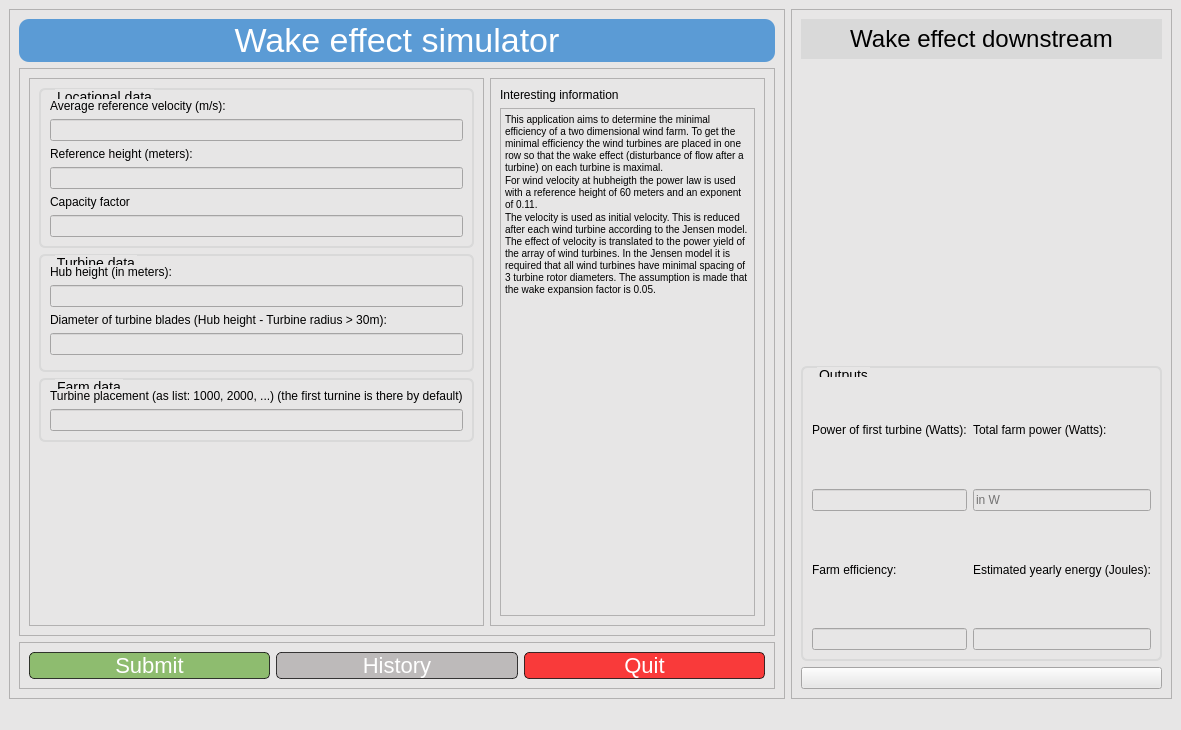
<?xml version="1.0" encoding="UTF-8"?>
<ui version="4.0">
 <class>MainWindow</class>
 <widget class="QMainWindow" name="MainWindow">
  <property name="geometry">
   <rect>
    <x>0</x>
    <y>0</y>
    <width>1181</width>
    <height>730</height>
   </rect>
  </property>
  <property name="windowTitle">
   <string>MainWindow</string>
  </property>
  <property name="styleSheet">
   <string notr="true">background-color: rgb(231, 230, 230);
border-color: rgb(0, 0, 0);</string>
  </property>
  <widget class="QWidget" name="centralwidget">
   <layout class="QHBoxLayout" name="horizontalLayout">
    <item>
     <widget class="QFrame" name="frame">
      <property name="styleSheet">
       <string notr="true">width: 50%;</string>
      </property>
      <property name="frameShape">
       <enum>QFrame::StyledPanel</enum>
      </property>
      <property name="frameShadow">
       <enum>QFrame::Raised</enum>
      </property>
      <layout class="QVBoxLayout" name="verticalLayout">
       <item>
        <widget class="QLabel" name="label">
         <property name="enabled">
          <bool>true</bool>
         </property>
         <property name="maximumSize">
          <size>
           <width>16777215</width>
           <height>60</height>
          </size>
         </property>
         <property name="font">
          <font>
           <family>Leelawadee UI</family>
           <pointsize>-1</pointsize>
           <weight>50</weight>
           <italic>false</italic>
           <bold>false</bold>
          </font>
         </property>
         <property name="cursor">
          <cursorShape>ArrowCursor</cursorShape>
         </property>
         <property name="styleSheet">
          <string notr="true">background-color: rgb(91, 155, 213);
color: rgb(255, 255, 255);
border-radius: 10px;
font: 34px;
padding: 2px;

</string>
         </property>
         <property name="text">
          <string>Wake effect simulator</string>
         </property>
         <property name="alignment">
          <set>Qt::AlignCenter</set>
         </property>
        </widget>
       </item>
       <item>
        <widget class="QFrame" name="frame_4">
         <property name="frameShape">
          <enum>QFrame::StyledPanel</enum>
         </property>
         <property name="frameShadow">
          <enum>QFrame::Raised</enum>
         </property>
         <layout class="QHBoxLayout" name="horizontalLayout_3">
          <item>
           <widget class="QFrame" name="frame_6">
            <property name="minimumSize">
             <size>
              <width>0</width>
              <height>0</height>
             </size>
            </property>
            <property name="maximumSize">
             <size>
              <width>16777215</width>
              <height>16777215</height>
             </size>
            </property>
            <property name="frameShape">
             <enum>QFrame::StyledPanel</enum>
            </property>
            <property name="frameShadow">
             <enum>QFrame::Raised</enum>
            </property>
            <layout class="QVBoxLayout" name="verticalLayout_2">
             <item>
              <widget class="QGroupBox" name="groupBox">
               <property name="styleSheet">
                <string notr="true">QGroupBox {
	border: 2px solid  rgb(217, 217, 217);
	border-radius: 6px;
	background: rgba(0, 0, 0, 0);
	margin: 0.5em;
	font: 14px Leelawadee UI;
}

QGroupBox::title {
	subcontrol-origin: margin;
	top: 1px;
    left: 16px;
	color: rgb(0, 0, 0);
}</string>
               </property>
               <property name="title">
                <string>Locational data</string>
               </property>
               <layout class="QVBoxLayout" name="verticalLayout_5">
                <item>
                 <widget class="QLabel" name="label_2">
                  <property name="maximumSize">
                   <size>
                    <width>16777215</width>
                    <height>20</height>
                   </size>
                  </property>
                  <property name="styleSheet">
                   <string notr="true">font: 12px Leelawadee UI;</string>
                  </property>
                  <property name="text">
                   <string>Average reference velocity (m/s):</string>
                  </property>
                 </widget>
                </item>
                <item>
                 <widget class="QLineEdit" name="v_ref"/>
                </item>
                <item>
                 <widget class="QLabel" name="label_7">
                  <property name="text">
                   <string>Reference height (meters):</string>
                  </property>
                 </widget>
                </item>
                <item>
                 <widget class="QLineEdit" name="h_ref"/>
                </item>
                <item>
                 <widget class="QLabel" name="label_13">
                  <property name="text">
                   <string>Capacity factor</string>
                  </property>
                 </widget>
                </item>
                <item>
                 <widget class="QLineEdit" name="C_f"/>
                </item>
               </layout>
              </widget>
             </item>
             <item>
              <widget class="QGroupBox" name="groupBox_2">
               <property name="styleSheet">
                <string notr="true">QGroupBox {
	border: 2px solid  rgb(217, 217, 217);
	border-radius: 6px;
	background: rgba(0, 0, 0, 0);
	margin: 0.5em;
	font: 14px Leelawadee UI;
}

QGroupBox::title {
	subcontrol-origin: margin;
	top: 1px;
    left: 16px;
	color: rgb(0, 0, 0);
}</string>
               </property>
               <property name="title">
                <string>Turbine data</string>
               </property>
               <layout class="QVBoxLayout" name="verticalLayout_6">
                <item>
                 <widget class="QLabel" name="label_4">
                  <property name="styleSheet">
                   <string notr="true">font: 12px Leelawadee UI;
</string>
                  </property>
                  <property name="text">
                   <string>Hub height (in meters):</string>
                  </property>
                 </widget>
                </item>
                <item>
                 <widget class="QLineEdit" name="hub_height"/>
                </item>
                <item>
                 <widget class="QLabel" name="label_6">
                  <property name="styleSheet">
                   <string notr="true">font: 12px Leelawadee UI;</string>
                  </property>
                  <property name="text">
                   <string>Diameter of turbine blades (Hub height - Turbine radius &gt; 30m):</string>
                  </property>
                 </widget>
                </item>
                <item>
                 <widget class="QLineEdit" name="diameter">
                  <property name="enabled">
                   <bool>true</bool>
                  </property>
                 </widget>
                </item>
                <item>
                 <widget class="QSlider" name="horizontalSlider">
                  <property name="orientation">
                   <enum>Qt::Horizontal</enum>
                  </property>
                 </widget>
                </item>
               </layout>
              </widget>
             </item>
             <item>
              <widget class="QGroupBox" name="groupBox_3">
               <property name="styleSheet">
                <string notr="true">QGroupBox {
	border: 2px solid  rgb(217, 217, 217);
	border-radius: 6px;
	background: rgba(0, 0, 0, 0);
	margin: 0.5em;
	font: 14px Leelawadee UI;
}

QGroupBox::title {
	subcontrol-origin: margin;
	top: 1px;
    left: 16px;
	color: rgb(0, 0, 0);
}</string>
               </property>
               <property name="title">
                <string>Farm data</string>
               </property>
               <layout class="QVBoxLayout" name="verticalLayout_7">
                <item>
                 <widget class="QLabel" name="label_8">
                  <property name="styleSheet">
                   <string notr="true">font: 12px Leelawadee UI;</string>
                  </property>
                  <property name="text">
                   <string>Turbine placement (as list: 1000, 2000, ...) (the first turnine is there by default)</string>
                  </property>
                 </widget>
                </item>
                <item>
                 <widget class="QLineEdit" name="turbine_placement"/>
                </item>
               </layout>
              </widget>
             </item>
             <item>
              <spacer name="verticalSpacer">
               <property name="orientation">
                <enum>Qt::Vertical</enum>
               </property>
               <property name="sizeHint" stdset="0">
                <size>
                 <width>20</width>
                 <height>40</height>
                </size>
               </property>
              </spacer>
             </item>
            </layout>
           </widget>
          </item>
          <item>
           <widget class="QFrame" name="frame_7">
            <property name="frameShape">
             <enum>QFrame::StyledPanel</enum>
            </property>
            <property name="frameShadow">
             <enum>QFrame::Raised</enum>
            </property>
            <layout class="QVBoxLayout" name="verticalLayout_4">
             <item>
              <widget class="QLabel" name="label_3">
               <property name="styleSheet">
                <string notr="true">font: 12px Leelawadee UI;</string>
               </property>
               <property name="text">
                <string>Interesting information</string>
               </property>
              </widget>
             </item>
             <item>
              <widget class="QTextBrowser" name="textBrowser">
               <property name="html">
                <string>&lt;!DOCTYPE HTML PUBLIC &quot;-//W3C//DTD HTML 4.0//EN&quot; &quot;http://www.w3.org/TR/REC-html40/strict.dtd&quot;&gt;
&lt;html&gt;&lt;head&gt;&lt;meta name=&quot;qrichtext&quot; content=&quot;1&quot; /&gt;&lt;style type=&quot;text/css&quot;&gt;
p, li { white-space: pre-wrap; }
&lt;/style&gt;&lt;/head&gt;&lt;body style=&quot; font-family:'MS Shell Dlg 2'; font-size:7.8pt; font-weight:400; font-style:normal;&quot;&gt;
&lt;p style=&quot; margin-top:0px; margin-bottom:0px; margin-left:0px; margin-right:0px; -qt-block-indent:0; text-indent:0px;&quot;&gt;This application aims to determine the minimal efficiency of a two dimensional wind farm. To get the minimal efficiency the wind turbines are placed in one row so that the wake effect (disturbance of flow after a turbine) on each turbine is maximal. &lt;/p&gt;
&lt;p style=&quot; margin-top:0px; margin-bottom:0px; margin-left:0px; margin-right:0px; -qt-block-indent:0; text-indent:0px;&quot;&gt;For wind velocity at hubheigth the power law is used with a reference height of 60 meters and an exponent of 0.11. &lt;/p&gt;
&lt;p style=&quot; margin-top:0px; margin-bottom:0px; margin-left:0px; margin-right:0px; -qt-block-indent:0; text-indent:0px;&quot;&gt;The velocity is used as initial velocity. This is reduced after each wind turbine according to the Jensen model. The effect of velocity is translated to the power yield of the array of wind turbines. In the Jensen model it is required that all wind turbines have minimal spacing of 3 turbine rotor diameters. The assumption is made that the wake expansion factor is 0.05.&lt;/p&gt;&lt;/body&gt;&lt;/html&gt;</string>
               </property>
              </widget>
             </item>
            </layout>
           </widget>
          </item>
         </layout>
        </widget>
       </item>
       <item>
        <widget class="QFrame" name="frame_3">
         <property name="maximumSize">
          <size>
           <width>16777215</width>
           <height>60</height>
          </size>
         </property>
         <property name="frameShape">
          <enum>QFrame::StyledPanel</enum>
         </property>
         <property name="frameShadow">
          <enum>QFrame::Raised</enum>
         </property>
         <layout class="QHBoxLayout" name="horizontalLayout_2">
          <item>
           <widget class="QPushButton" name="pushButton">
            <property name="font">
             <font>
              <family>Leelawadee UI</family>
              <pointsize>-1</pointsize>
              <weight>50</weight>
              <italic>false</italic>
              <bold>false</bold>
             </font>
            </property>
            <property name="cursor">
             <cursorShape>PointingHandCursor</cursorShape>
            </property>
            <property name="styleSheet">
             <string notr="true">QPushButton{
font: 22px;
border-radius: 5px;
background-color: rgb(112, 173, 71, 0.75);
color: rgba(255, 255, 255);
border-style: outset;
border-color: rgba(0, 0, 0, 0.75);
border-width: 1px;
}
QPushButton:pressed {
border-style: inset;
background-color: rgba(112, 173, 71,1);
}
QPushButton:hover {
border-style: inset;
background-color:  rgba(112, 173, 71, 0.5);
}</string>
            </property>
            <property name="text">
             <string>Submit</string>
            </property>
           </widget>
          </item>
          <item>
           <widget class="QPushButton" name="pushButton_2">
            <property name="font">
             <font>
              <family>Leelawadee UI</family>
              <pointsize>-1</pointsize>
              <weight>50</weight>
              <italic>false</italic>
              <bold>false</bold>
             </font>
            </property>
            <property name="cursor">
             <cursorShape>PointingHandCursor</cursorShape>
            </property>
            <property name="styleSheet">
             <string notr="true">QPushButton{
font: 22px;
border-radius: 5px;
background-color: rgba(175, 171, 171, 0.75);
color: rgb(255, 255, 255);
border-style: outset;
border-color: rgba(0, 0, 0, 0.75);
border-width: 1px;
}
QPushButton:pressed {
border-style: inset;
background-color:  rgba(175, 171, 171, 1);
}
QPushButton:hover {
border-style: inset;
background-color:  rgba(175, 171, 171, 0.5);
}</string>
            </property>
            <property name="text">
             <string>History</string>
            </property>
           </widget>
          </item>
          <item>
           <widget class="QPushButton" name="pushButton_3">
            <property name="font">
             <font>
              <family>Leelawadee UI</family>
              <pointsize>-1</pointsize>
              <weight>50</weight>
              <italic>false</italic>
              <bold>false</bold>
             </font>
            </property>
            <property name="cursor">
             <cursorShape>PointingHandCursor</cursorShape>
            </property>
            <property name="styleSheet">
             <string notr="true">QPushButton{
font: 22px;
border-radius: 5px;
background-color: rgba(255, 0, 0, 0.75);
color: rgb(255, 255, 255);
border-style: outset;
border-color: rgba(0, 0, 0, 0.75);
border-width: 1px;
}
QPushButton:pressed {
border-style: inset;
background-color:  rgba(255, 0, 0, 0.1);
}
QPushButton:hover {
border-style: inset;
background-color:  rgba(255, 0, 0, 0.5);
}</string>
            </property>
            <property name="text">
             <string>Quit</string>
            </property>
           </widget>
          </item>
         </layout>
        </widget>
       </item>
      </layout>
     </widget>
    </item>
    <item>
     <widget class="QFrame" name="frame_2">
      <property name="minimumSize">
       <size>
        <width>0</width>
        <height>0</height>
       </size>
      </property>
      <property name="styleSheet">
       <string notr="true">width: 50%;</string>
      </property>
      <property name="frameShape">
       <enum>QFrame::StyledPanel</enum>
      </property>
      <property name="frameShadow">
       <enum>QFrame::Raised</enum>
      </property>
      <layout class="QVBoxLayout" name="verticalLayout_3">
       <item>
        <widget class="QLabel" name="label_5">
         <property name="maximumSize">
          <size>
           <width>16777215</width>
           <height>40</height>
          </size>
         </property>
         <property name="font">
          <font>
           <family>Leelawadee UI</family>
           <pointsize>-1</pointsize>
           <weight>50</weight>
           <italic>false</italic>
           <bold>false</bold>
          </font>
         </property>
         <property name="styleSheet">
          <string notr="true">color: rgb(0, 0, 0);
background-color: rgb(217, 217, 217);
font: 24px;
padding: 2px;</string>
         </property>
         <property name="text">
          <string>Wake effect downstream</string>
         </property>
         <property name="alignment">
          <set>Qt::AlignCenter</set>
         </property>
        </widget>
       </item>
       <item>
        <widget class="QWidget" name="widget" native="true"/>
       </item>
       <item>
        <widget class="QGroupBox" name="groupBox_4">
         <property name="styleSheet">
          <string notr="true">QGroupBox {
	border: 2px solid  rgb(217, 217, 217);
	border-radius: 6px;
	background: rgba(0, 0, 0, 0);
	margin: 0.5em;
	font: 14px Leelawadee UI;
}

QGroupBox::title {
	subcontrol-origin: margin;
	top: 1px;
    left: 16px;
	color: rgb(0, 0, 0);
}</string>
         </property>
         <property name="title">
          <string>Outputs</string>
         </property>
         <layout class="QGridLayout" name="gridLayout">
          <item row="2" column="0">
           <widget class="QLineEdit" name="power_first_turbine">
            <property name="acceptDrops">
             <bool>true</bool>
            </property>
            <property name="readOnly">
             <bool>true</bool>
            </property>
           </widget>
          </item>
          <item row="3" column="0">
           <widget class="QLabel" name="label_11">
            <property name="styleSheet">
             <string notr="true">font: 12px Leelawadee UI;</string>
            </property>
            <property name="text">
             <string>Farm efficiency:</string>
            </property>
           </widget>
          </item>
          <item row="2" column="1">
           <widget class="QLineEdit" name="farm_power">
            <property name="readOnly">
             <bool>true</bool>
            </property>
            <property name="placeholderText">
             <string>in W</string>
            </property>
           </widget>
          </item>
          <item row="0" column="0">
           <widget class="QLabel" name="label_9">
            <property name="styleSheet">
             <string notr="true">font: 12px Leelawadee UI;</string>
            </property>
            <property name="text">
             <string>Power of first turbine (Watts):</string>
            </property>
           </widget>
          </item>
          <item row="0" column="1">
           <widget class="QLabel" name="label_10">
            <property name="styleSheet">
             <string notr="true">font: 12px Leelawadee UI;</string>
            </property>
            <property name="text">
             <string>Total farm power (Watts):</string>
            </property>
           </widget>
          </item>
          <item row="3" column="1">
           <widget class="QLabel" name="label_12">
            <property name="styleSheet">
             <string notr="true">font: 12px Leelawadee UI;</string>
            </property>
            <property name="text">
             <string>Estimated yearly energy (Joules):</string>
            </property>
           </widget>
          </item>
          <item row="4" column="1">
           <widget class="QLineEdit" name="energy_yield_yr">
            <property name="readOnly">
             <bool>true</bool>
            </property>
           </widget>
          </item>
          <item row="4" column="0">
           <widget class="QLineEdit" name="farm_eff">
            <property name="readOnly">
             <bool>true</bool>
            </property>
           </widget>
          </item>
         </layout>
        </widget>
       </item>
       <item>
        <widget class="QPushButton" name="pushButton_4">
         <property name="cursor">
          <cursorShape>PointingHandCursor</cursorShape>
         </property>
         <property name="layoutDirection">
          <enum>Qt::RightToLeft</enum>
         </property>
         <property name="styleSheet">
          <string notr="true">qproperty-icon:url(:/GitHub/images/github_PNG15.png);
color: rgb(0, 255, 127);</string>
         </property>
         <property name="text">
          <string/>
         </property>
         <property name="iconSize">
          <size>
           <width>100</width>
           <height>30</height>
          </size>
         </property>
         <property name="default">
          <bool>false</bool>
         </property>
        </widget>
       </item>
      </layout>
     </widget>
    </item>
   </layout>
  </widget>
  <widget class="QMenuBar" name="menubar">
   <property name="geometry">
    <rect>
     <x>0</x>
     <y>0</y>
     <width>1181</width>
     <height>26</height>
    </rect>
   </property>
  </widget>
  <widget class="QStatusBar" name="statusbar"/>
 </widget>
 <resources>
  <include location="../resources.qrc"/>
 </resources>
 <connections/>
</ui>
